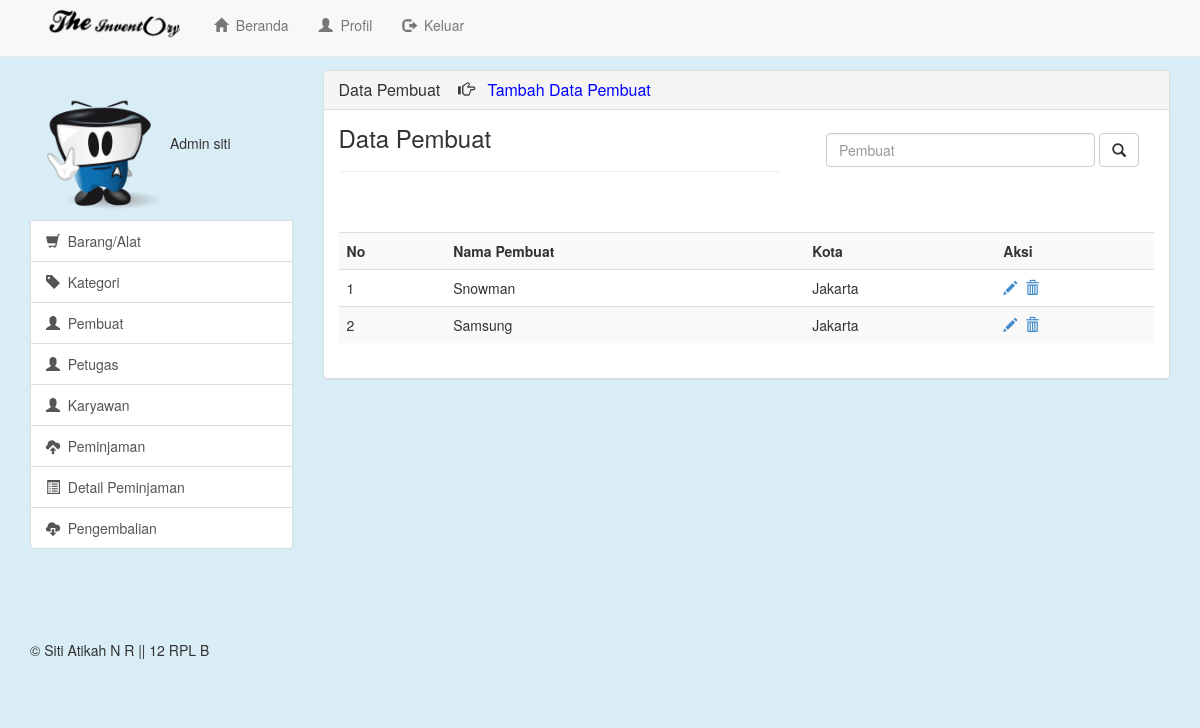
/view/Data_Pembuat (signed in), run on the app's committed database.
### tables this page shows
CREATE TABLE IF NOT EXISTS `pembuat` (
  `kd_pembuat` int(11) NOT NULL AUTO_INCREMENT,
  `nama_pembuat` varchar(100) NOT NULL,
  `kota` varchar(100) NOT NULL,
  PRIMARY KEY (`kd_pembuat`)
);

### view/data_pembuat.php (the view, shortened to what this page needs)
<?php
if(empty($_SESSION['username'])){
  header("location:Login");
}
else{
?>
<!DOCTYPE html>
<html lang="en">
  <head>
    <link href="../css/bootstrap.min.css" rel="stylesheet">
    <link href="../css/offcanvas.css" rel="stylesheet">
    <link href="../css/style.css" rel="stylesheet">
  </head>
  <body>
    <div class="navbar navbar-default navbar-fixed-top" role="navigation">
      <div class="container" >
        <div class="col-md-8">
        <div class="navbar-header">
          <a class="navbar-brand" href="Beranda"><img src="../image/logo.png" class="logo"></a>
        </div>
        <div class="navbar-collapse collapse">
          <ul class="nav navbar-nav">
            <li><a href="Beranda"><span class="glyphicon glyphicon-home"></span>&nbsp&nbspBeranda</a></li>
            <li><a href="Profil"><span class="glyphicon glyphicon-user"></span>&nbsp&nbspProfil</a></li>
            <li><a href="../lib/logout.php"><span class="glyphicon glyphicon-log-out"></span>&nbsp&nbspKeluar</a></li>
          </ul>
        </div>
      </div>
      </div>
    </div>
    <div class="container">
      <div class="row row-offcanvas row-offcanvas-right">
        <div class="col-xs-6 col-sm-3 sidebar-offcanvas" id="sidebar" role="navigation">
           <div class="list-group">
            <?php
                if($_SESSION['level']==1){
                  echo"<img class='foto' src='../image/2.png' alt='Generic placeholder image'''>Admin $_SESSION[username]";
                }
                else{
                  echo"<img class='foto' src='../image/1.png' alt='Generic placeholder image'''>Petugas  $_SESSION[username]";
                }
            ?>
            <a href="Barang" class="list-group-item"><span class="glyphicon glyphicon-shopping-cart"></span>&nbsp&nbspBarang/Alat</a>
            <a href="Kategori" class="list-group-item"><span class="glyphicon glyphicon-tag"></span>&nbsp&nbspKategori</a>
            <a href="Pembuat" class="list-group-item"><span class="glyphicon glyphicon-user"></span>&nbsp&nbspPembuat</a>
            <?php
            if($_SESSION['level']==1){
              echo"<a href='Petugas' class='list-group-item'><span class='glyphicon glyphicon-user'></span>&nbsp&nbspPetugas</a>";
            }
            else{
              echo"";
            }
            ?>
            <a href="Karyawan" class="list-group-item"><span class="glyphicon glyphicon-user"></span>&nbsp&nbspKaryawan</a>
            <a href="Peminjaman" class="list-group-item"><span class="glyphicon glyphicon-cloud-upload"></span>&nbsp&nbspPeminjaman</a>
            <a href="Detail_Peminjaman" class="list-group-item"><span class="glyphicon glyphicon-list-alt"></span>&nbsp&nbspDetail Peminjaman</a>
            <a href="Pengembalian" class="list-group-item"><span class="glyphicon glyphicon-cloud-download"></span>&nbsp&nbspPengembalian</a>
          </div>
        </div>
        <div class="col-xs-12 col-sm-9">
          <div class="panel panel-default">
            <div class="panel-heading">
              <h3 class="panel-title">
              Data Pembuat &nbsp&nbsp&nbsp<span class="glyphicon glyphicon-hand-right"></span>&nbsp&nbsp&nbsp<a href="Pembuat" style="text-decoration:none; color:blue;">Tambah Data Pembuat</a>
              </h3>
            </div>
            <div class="panel-body">
            <form class="navbar-form pull-right" action="Cari_Pembuat" method="post">
              <div class="form-group" style='margin-right:0px;padding-right:0px;margin-left:30px;'>
              <input type="text" class="form-control" placeholder="Pembuat" name="cari" size='30'>
              </div>
            <button type="submit" class="btn btn-default"><span class="glyphicon glyphicon-search"></span></button>
            </form>
              <h3 style="margin:0px; padding:0px;">Data Pembuat</h3><hr>
              <br><br>
              <table class="table table-striped">
                <tr><th>No</th><th>Nama Pembuat</th><th>Kota</th><th>Aksi</th></tr>
                 <?php
                          $a =mysql_query(" select * from pembuat");
                          $no=1;
                          while($b=mysql_fetch_array($a)){
                              echo"
                              <tr>
                              <td>$no</td>
                              <td>$b[nama_pembuat]</td>
                              <td>$b[kota]</td>
                              <td>
                              <a href='Edit_Pembuat?id=$b[kd_pembuat]'><span class='glyphicon glyphicon-pencil'></span></a>&nbsp
                              <a href='../lib/hapus.php?lib=pembuat&id=$b[kd_pembuat]'><span class='glyphicon glyphicon-trash'></span></a>
                              ";
                              $no++;
                          }
                          ?>
                </td>
                </tr>
              </table>
            </div>
          </div>
        </div>
      </div>
      <hr>
      <footer>
        <p>&copy; Siti Atikah N R || 12 RPL B</p>
      </footer>
    </div>
  </body>
</html>
<?php } ?>

### css/offcanvas.css (style rules this page uses)
html, body { overflow-x: hidden; }
body { padding-top: 70px; }
footer { padding: 30px 0; }

### css/style.css (style rules this page uses)
body { background-color: #d9edf7; }
.foto { max-width: none; height:140px; width:140px; margin-top:10px; }
.logo { height:35px; margin-top:-10px; }

### data on the page
pembuat: nama_pembuat "Snowman", kota "Jakarta"
pembuat: nama_pembuat "Samsung", kota "Jakarta"

### other printed values
$_SESSION[username] "siti"
